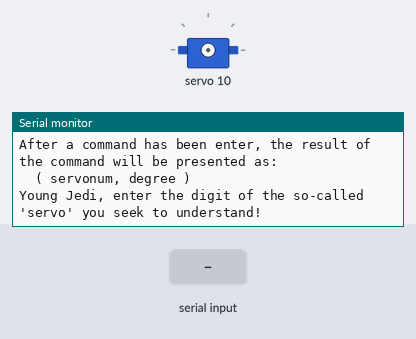
Simulated run of this sketch. Board: Arduino Uno, built with avr-gcc and run on an emulated ATmega328P. Parts: servo, the last lines printed to the serial monitor. Inputs (shaded band) come from the test bench.

Above: at 1.3 s.
1.4 s: "90,45\n" received over Serial
At 2.6 s:
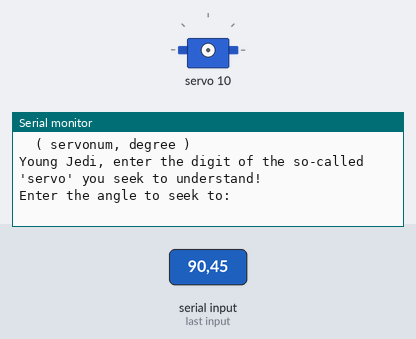
2.9 s: "30,150\n" received over Serial
At 2.92 s:
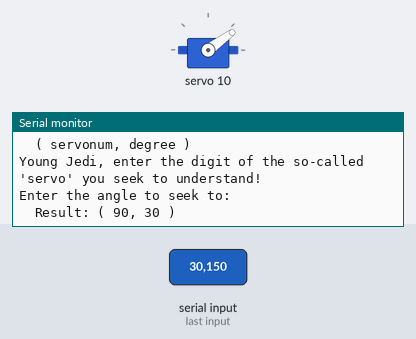

The sketch:

robo_tester.ino
```cpp
/************************************************************************
 * robo_tester
 *
 * AUTHOR: Brandon Arnold
 * CREATED: 16:30, 14 April 2016
 * DESCRIPTION: This program will be running on an Arduino Uno equipped w/
 *   an Adafruit Servo/PWM shield capable of controlling up to 16 servos or
 *   PWM channels. The program is meant to control 3 robotic arms (3 servos
 *   each) each equipped w/ 1 grabber (1 servo each) to grab or place PVC
 *   rings with an external diameter of 2.375".
 *
 *   This robot will be competing as a part of Cal Poly's Roborodentia XXI
 *   which is a competition put on every year by the Roborodentia club as a
 *   part of Cal Poly's Open House, in particular as a part of the CPE/EE
 *   showcase.
 *
 *   This particular program allows for serial communication with the Uno
 *   to define the angle of a particular servo, so that I can determine
 *   the angles needed for the different states that the robotic arms will
 *   be in, depending on the interrupts received from the Arduino MEGA that
 *   is driving the motor encoders.
 *
 * CONSIDERATIONS:
 *   - The servos will potentially draw a significant amount of current
 *     when moving all at the same time. This current will be investigated
 *     at several times by using a current-monitoring power supply to power
 *     the servo shield. To be extra safe, especially before the qualifying
 *     runs, I'll probably to run one arm at a time.
 *   - It may be worth investigating whether to move the servos more slowly
 *     than their maximum speed in order to not jeopardize the physical arm
 *     and it's stability.
 *
 * NOTES:
 *   - Some of this code is adopted from the example provided as a part of
 *     the Adafruit library associated with the Adafruit Servo/PWM shield.
 *   - The number associated with the servos will increase from the base of
 *     the robotic arm to the tip. The first 'shoulder' servos will thus be
 *     numbered 0,4,8; the second 'elbow' servos will be 1,5,9; the third
 *     'wrist' servos will be numbered 2,6,10; finally, the servos driving
 *     the grabbers will be designated 3,7,11.
 *   - The above is somewhat false as I've modified the middle arm to only
 *     be comprised of 2 servos (shoulder & wrist) rather than 4.
 *   - The servos responsible for turning the right and left arms will be
 *     numbered 12 (left) and 13 (right).
 *
 *************************************************************************/
#include <Wire.h>
#include <Adafruit_PWMServoDriver.h>

// called this way, it uses the default address 0x40
Adafruit_PWMServoDriver pwm = Adafruit_PWMServoDriver();
// you can also call it with a different address you want
//Adafruit_PWMServoDriver pwm = Adafruit_PWMServoDriver(0x41);

// Depending on your servo make, the pulse width min and max may vary, you
// want these to be as small/large as possible without hitting the hard stop
// for max range. You'll have to tweak them as necessary to match the servos you
// have!
#define SERVOMIN  150 // this is the 'minimum' pulse length count (out of 4096)
#define SERVOMAX  600 // this is the 'maximum' pulse length count (out of 4096)
#define SERVOMID  375 // approximate middle of the range shown above

// global servo # counter
uint8_t servonum = 0;
int degree;

// booleans
boolean gotServo = false;
boolean gotDegree = false;

// String read from serial
String readString;

void setup() {
  Serial.begin(9600);
  Serial.println("Welcome force-user to the Jedi Aca--- testing environment");
  Serial.println("After a command has been enter, the result of the command will be presented as:");
  Serial.println("\t( servonum, degree )");

  pwm.begin();

  pwm.setPWMFreq(60);  // Analog servos run at ~60 Hz updates

  yield();
}

void loop() {
  int pulseLen;

  Serial.println("Young Jedi, enter the digit of the so-called 'servo' you seek to understand!");
  while(gotServo == false) {
    while (Serial.available()) {
      char c = Serial.read();  //gets one byte from serial buffer
      if(c != '\r' && c != '\n'){
        readString += c; //makes the string readString
      }
      delay(2);  //slow looping to allow buffer to fill with next character
    }

    if (readString.length() >0) {
      servonum = readString.toInt();  //convert readString into a number
      //Serial.println("Input value: " + readString);
      gotServo = true;
      readString=""; //empty for next input
    }
  }
  Serial.println("Enter the angle to seek to:");
  while(gotDegree == false) {
    while (Serial.available()) {
      char c = Serial.read();  //gets one byte from serial buffer
      if(c != '\r' && c != '\n'){
        readString += c; //makes the string readString
      }
      delay(2);  //slow looping to allow buffer to fill with next character
    }

    if (readString.length() >0) {
      degree = readString.toInt();  //convert readString into a number
      //Serial.println("Input value: " + readString);
      gotDegree = true;
      readString=""; //empty for next input
    }
  }

  pulseLen = map(degree, 0, 180, SERVOMIN, SERVOMAX);
  pwm.setPWM(servonum, 0, pulseLen); // Set the PWM channel of servonum to the correct angle
  Serial.print("\tResult: ( ");
  Serial.print(servonum, DEC);
  Serial.print(", ");
  Serial.print(degree, DEC);
  Serial.println(" )");

  gotServo = false;
  gotDegree = false;
}
```

Measured:
- after the input at 1.4 s, the serial monitor: prints a new line at once (image 1)
- after the input at 2.9 s, the serial monitor: prints a new line at once (image 2)
